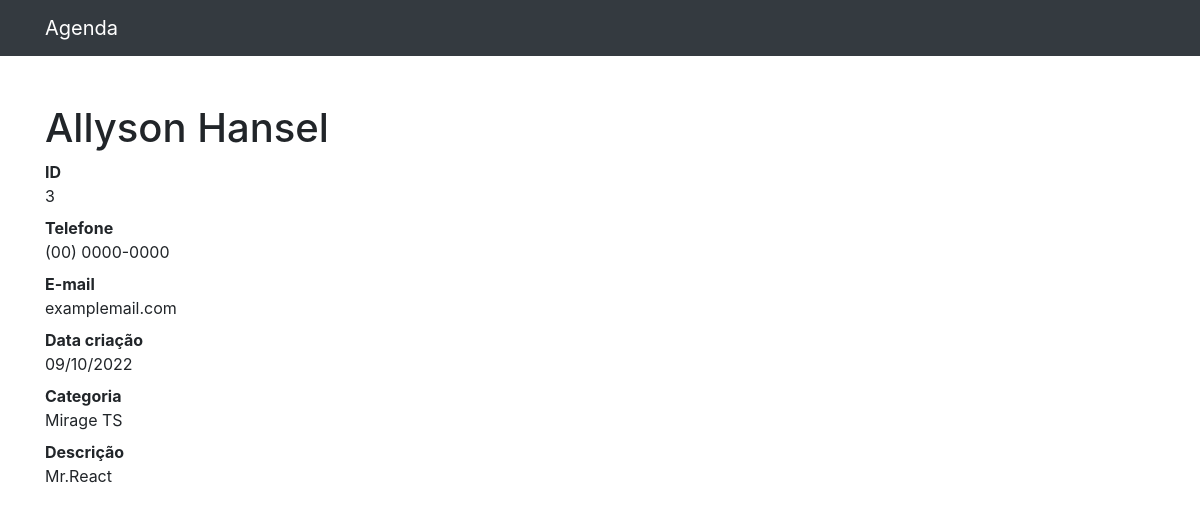
Page /3 on the committed database.
### contatos/models.py (models this page shows, shortened)
class Contato(models.Model):
    nome = models.CharField(max_length=255)
    sobrenome = models.CharField(max_length=255, blank=True)
    telefone = models.CharField(max_length=255)
    email = models.CharField(max_length=255, blank=True)
    data_criacao = models.DateTimeField(default=timezone.now)
    descricao = models.TextField(blank=True)
    categoria = models.ForeignKey(Categoria, on_delete=models.DO_NOTHING)

class Categoria(models.Model):
    nome = models.CharField(max_length=255)
    def __str__(self):
        return self.nome

### contatos/views.py (the view)
# urls.py: path('<int:contato_id>', views.ver_contato, name='ver_contato'),
def ver_contato(request, contato_id):
    contato = Contato.objects.get(id=contato_id)
    return render(request, 'contatos/ver_contato.html', {
        'contato': contato
    })

### contatos/templates/contatos/ver_contato.html
{% extends 'base.html' %}
{% block conteudo %}
<h1 class="mt-5">{{contato.nome}} {{contato.sobrenome}}</h1>
<dl>
    <dt>ID</dt>
    <dd>{{contato.id}}</dd>
    <dt>Telefone</dt>
    <dd>{{contato.telefone}}</dd>
    <dt>E-mail</dt>
    <dd>{{contato.email}}</dd>
    <dt>Data criação</dt>
    <dd>{{contato.data_criacao|date:'d/m/Y'}}</dd>
    <dt>Categoria</dt>
    <dd>{{contato.categoria}}</dd>
    <dt>Descrição</dt>
    <dd>
        {{contato.descricao}}
    </dd>
</dl>
{% endblock conteudo %}

### rows in the picture
Contato: nome "Allyson", sobrenome "Hansel", id "3", telefone "(00) 0000-0000", email "examplemail.com", data_criacao "09/10/2022", categoria "Mirage TS", descricao "Mr.React"
